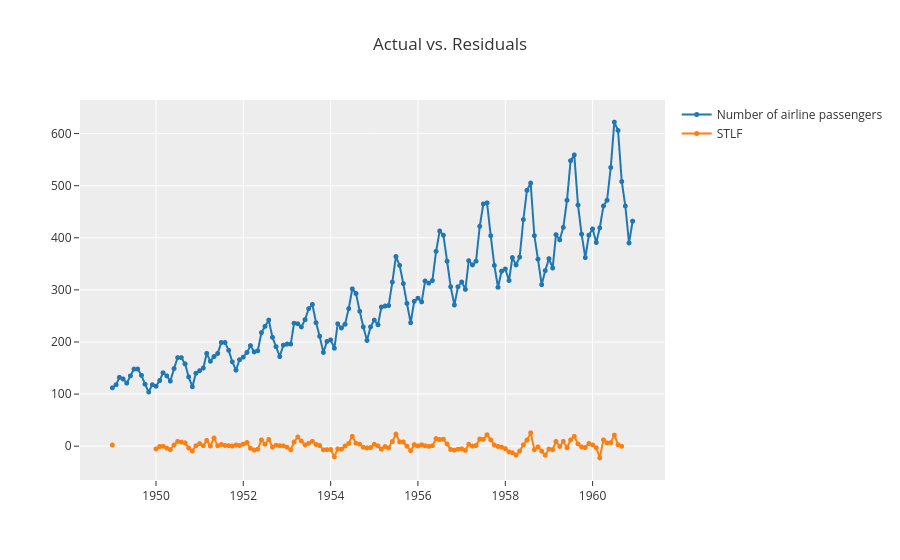

Here is the notebook cell this chart was saved with:
### Code cell
# residuals plot
plot_model(best, plot = 'residuals')

### Figure 1 — Plotly figure (JSON) as saved in the notebook; plotly's stock layout.template omitted (floating-point values rounded to 4 significant figures; data arrays with more than 128 entries replaced by an {"elided": "..."} marker saying what was removed)
{"data": [{"line": {"color": "rgb(31, 119, 180)", "width": 2}, "marker": {"color": "rgb(31, 119, 180)", "size": 5}, "mode": "lines+markers", "name": "Number of airline passengers", "type": "scattergl", "x": {"elided": "144 str values"}, "xaxis": "x", "y": {"elided": "144 float values"}, "yaxis": "y"}, {"line": {"color": "rgb(255, 127, 14)", "width": 2}, "marker": {"color": "rgb(255, 127, 14)", "size": 5}, "mode": "lines+markers", "name": "STLF", "type": "scattergl", "x": {"elided": "144 str values"}, "xaxis": "x", "y": {"elided": "144 float values"}, "yaxis": "y"}], "layout": {"showlegend": true, "title": {"text": "Actual vs. Residuals"}, "xaxis": {"anchor": "y", "domain": [0, 1]}, "yaxis": {"anchor": "x", "domain": [0, 1]}}}
